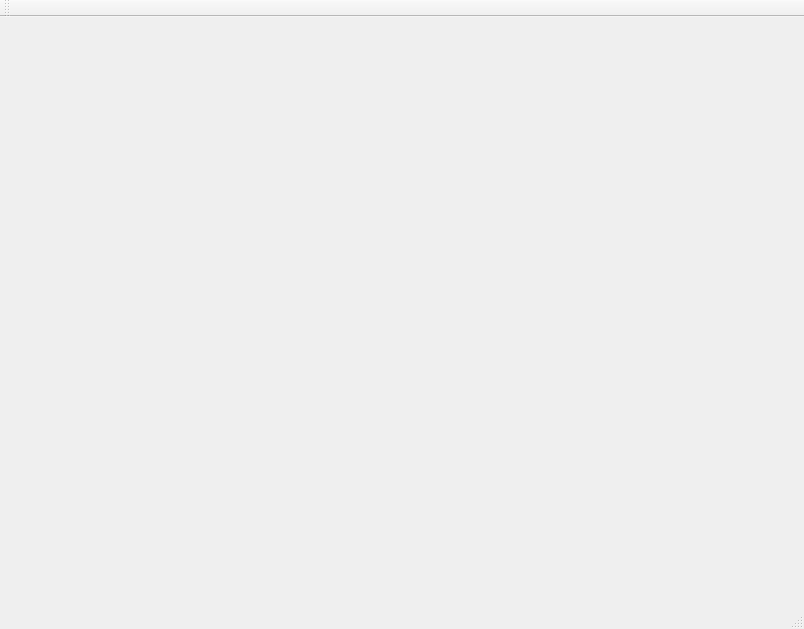
<?xml version="1.0" encoding="UTF-8"?>
<ui version="4.0">
 <class>MainWindow</class>
 <widget class="QMainWindow" name="MainWindow">
  <property name="geometry">
   <rect>
    <x>0</x>
    <y>0</y>
    <width>804</width>
    <height>629</height>
   </rect>
  </property>
  <property name="windowTitle">
   <string>MainWindow</string>
  </property>
  <widget class="QWidget" name="centralWidget">
   <layout class="QGridLayout" name="gridLayout">
    <item row="0" column="0">
     <widget class="QWidget" name="widget" native="true">
      <property name="sizePolicy">
       <sizepolicy hsizetype="MinimumExpanding" vsizetype="Expanding">
        <horstretch>0</horstretch>
        <verstretch>0</verstretch>
       </sizepolicy>
      </property>
      <property name="minimumSize">
       <size>
        <width>600</width>
        <height>450</height>
       </size>
      </property>
     </widget>
    </item>
   </layout>
  </widget>
  <widget class="QMenuBar" name="menuBar">
   <property name="geometry">
    <rect>
     <x>0</x>
     <y>0</y>
     <width>804</width>
     <height>23</height>
    </rect>
   </property>
  </widget>
  <widget class="QToolBar" name="mainToolBar">
   <attribute name="toolBarArea">
    <enum>TopToolBarArea</enum>
   </attribute>
   <attribute name="toolBarBreak">
    <bool>false</bool>
   </attribute>
  </widget>
  <widget class="QStatusBar" name="statusBar"/>
 </widget>
 <layoutdefault spacing="6" margin="11"/>
 <resources/>
 <connections/>
</ui>
